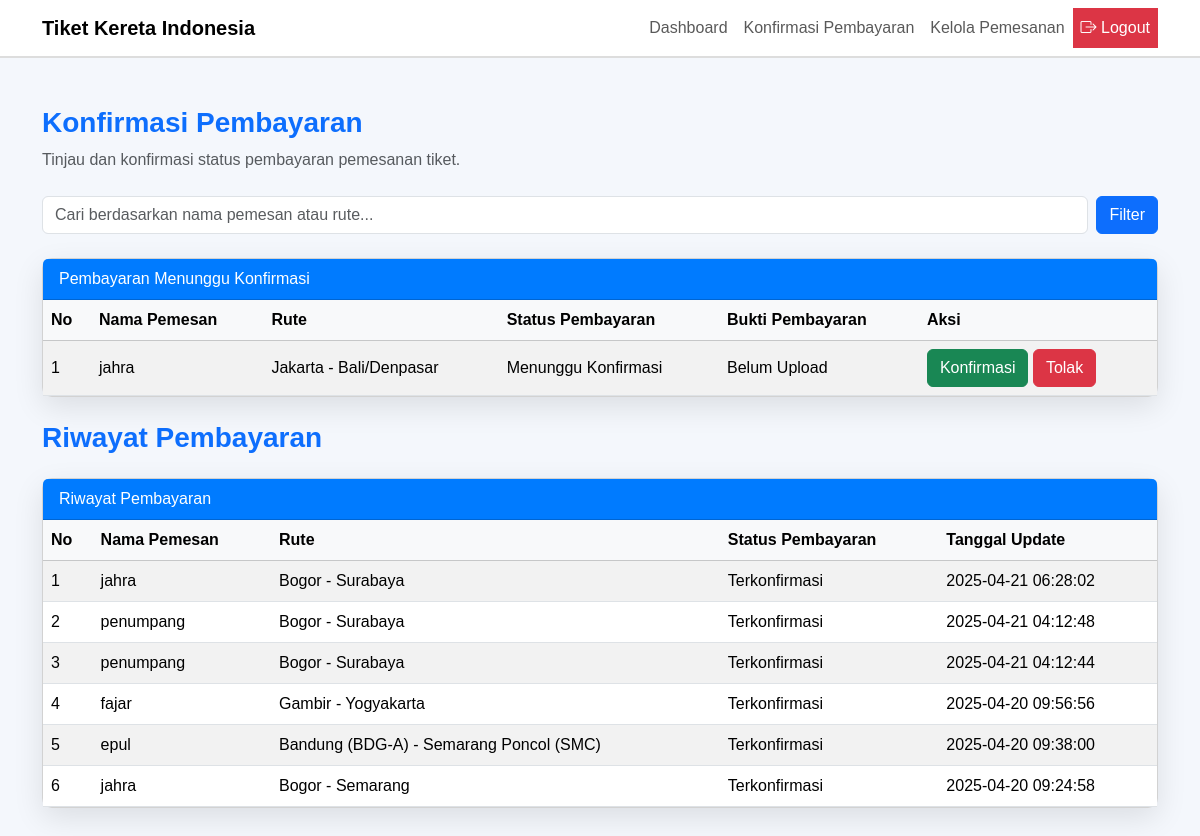
The app's page /konfirmasi_pembayaran.php (signed in) with its own data.
### tables this page shows
CREATE TABLE `pemesanan` (
  `id_pemesanan` int NOT NULL,
  `id_user` int NOT NULL,
  `id_rute` int NOT NULL,
  `tanggal_pemesanan` datetime NOT NULL,
  `status` enum('pending','berhasil','batal') NOT NULL,
  `username` varchar(255) NOT NULL,
  `status_pembayaran` varchar(50) DEFAULT 'Menunggu Konfirmasi',
  `status_pembayaran_lama` varchar(50) DEFAULT NULL,
  `jumlah_tiket` int NOT NULL,
  `bukti_pembayaran` varchar(255) DEFAULT NULL
);

CREATE TABLE `users` (
  `id_user` int NOT NULL,
  `nama` varchar(255) NOT NULL,
  `email` varchar(50) NOT NULL,
  `username` varchar(50) NOT NULL,
  `password` varchar(255) NOT NULL,
  `alamat` text,
  `role` enum('admin','petugas','pemesan') NOT NULL,
  `foto` varchar(255) DEFAULT NULL
);

CREATE TABLE `rute_transportasi` (
  `id_rute` int NOT NULL,
  `id_transportasi` int NOT NULL,
  `asal` varchar(255) NOT NULL,
  `tujuan` varchar(255) NOT NULL,
  `tanggal_keberangkatan` date NOT NULL,
  `waktu_keberangkatan` time NOT NULL,
  `harga` varchar(255) NOT NULL,
  `kelas` enum('Ekonomi','Bisnis','Vip') NOT NULL
);

CREATE TABLE `riwayat_pembayaran` (
  `id_riwayat` int NOT NULL,
  `id_pemesanan` int NOT NULL,
  `status_pembayaran` varchar(50) NOT NULL,
  `tanggal_update` timestamp NULL DEFAULT CURRENT_TIMESTAMP
);

### konfirmasi_pembayaran.php (the view, shortened to what this page needs)
<?php
require 'koneksi.php';
$filter = "";
$queryRiwayat = "SELECT rp.*, p.id_pemesanan, u.username, r.asal, r.tujuan
                 FROM riwayat_pembayaran rp
                 JOIN pemesanan p ON rp.id_pemesanan = p.id_pemesanan
                 JOIN users u ON p.id_user = u.id_user
                 JOIN rute_transportasi r ON p.id_rute = r.id_rute
                 ORDER BY rp.tanggal_update DESC";
$resultRiwayat = mysqli_query($con, $queryRiwayat);
?>
<!DOCTYPE html>
<html lang="id">
<head>
    <link href="https://cdn.jsdelivr.net/npm/bootstrap@5.3.3/dist/css/bootstrap.min.css" rel="stylesheet">
    <link href="https://cdn.jsdelivr.net/npm/bootstrap-icons@1.10.0/font/bootstrap-icons.css" rel="stylesheet">
</head>
<body>
<nav class="navbar navbar-expand-lg navbar-light bg-white">
    <div class="container">
        <a class="navbar-brand" href="#">Tiket Kereta Indonesia</a>
        <div class="collapse navbar-collapse justify-content-end" id="navbarNav">
            <ul class="navbar-nav">
                <li class="nav-item"><a class="nav-link" href="dashboard.php">Dashboard</a></li>
                <li class="nav-item"><a class="nav-link" href="konfirmasi_pembayaran.php">Konfirmasi Pembayaran</a></li>
                <li class="nav-item"><a class="nav-link" href="kelola_pemesanan.php">Kelola Pemesanan</a></li>
                <li class="nav-item"><a class="nav-link btn-danger" href="logout.php"><i class="bi bi-box-arrow-right"></i> Logout</a></li>
            </ul>
        </div>
    </div>
</nav>
<div class="container my-5">
    <div class="mb-4">
        <h3 class="fw-semibold text-primary">Konfirmasi Pembayaran</h3>
        <p class="text-muted">Tinjau dan konfirmasi status pembayaran pemesanan tiket.</p>
    </div>
    <form method="POST" class="mb-4 d-flex">
        <input type="text" name="filter" class="form-control" placeholder="Cari berdasarkan nama pemesan atau rute..." value="<?= htmlspecialchars($filter) ?>">
        <button type="submit" class="btn btn-primary ms-2">Filter</button>
    </form>
    <div class="row g-4 mb-4">
        <div class="col-12">
            <div class="card card-custom">
                <div class="card-header">
                    Pembayaran Menunggu Konfirmasi
                </div>
                <div class="card-body p-0">
                    <div class="table-responsive">
                        <table class="table table-striped mb-0">
                            <thead class="table-light">
                                <tr>
                                    <th>No</th>
                                    <th>Nama Pemesan</th>
                                    <th>Rute</th>
                                    <th>Status Pembayaran</th>
                                    <th>Bukti Pembayaran</th>
                                    <th>Aksi</th>
                                </tr>
                            </thead>
                            <tbody>
                                <?php
                                $query = "SELECT p.*, u.username, u.email, r.asal, r.tujuan
                                          FROM pemesanan p
                                          JOIN users u ON p.id_user = u.id_user
                                          JOIN rute_transportasi r ON p.id_rute = r.id_rute
                                          WHERE p.status_pembayaran = 'Menunggu Konfirmasi'
                                          AND (u.username LIKE '%$filter%' OR r.asal LIKE '%$filter%' OR r.tujuan LIKE '%$filter%')
                                          ORDER BY p.id_pemesanan DESC";
                                $result = mysqli_query($con, $query);
                                $no = 1;
                                if (mysqli_num_rows($result) > 0) {
                                    while ($row = mysqli_fetch_assoc($result)) {
                                        echo "<tr>";
                                        echo "<td>" . $no++ . "</td>";
                                        echo "<td>" . $row['username'] . "</td>";
                                        echo "<td>" . $row['asal'] . " - " . $row['tujuan'] . "</td>";
                                        echo "<td>" . $row['status_pembayaran'] . "</td>";
                                        echo "<td>";
if (!empty($row['bukti_pembayaran'])) {
    echo "<a href='bukti_pembayaran/{$row['bukti_pembayaran']}' target='_blank' class='btn btn-sm btn-info'>Lihat</a>";
} else {
    echo "Belum Upload";
}
echo "</td>";
                                        echo "<td>
                                                <form method='POST'>
                                                    <input type='hidden' name='id_pemesanan' value='" . $row['id_pemesanan'] . "'>
                                                    <button type='submit' name='konfirmasi' value='Terkonfirmasi' class='btn btn-success'>Konfirmasi</button>
                                                    <button type='submit' name='konfirmasi' value='Ditolak' class='btn btn-danger'>Tolak</button>
                                                </form>
                                              </td>";
                                        echo "</tr>";
                                    }
                                } else {
                                    echo "<tr><td colspan='6' class='text-center'>Tidak ada pemesanan menunggu konfirmasi.</td></tr>";
                                }
                                ?>
                            </tbody>
                        </table>
                    </div>
                </div>
            </div>
        </div>
    </div>
    <div class="mb-4">
        <h3 class="fw-semibold text-primary">Riwayat Pembayaran</h3>
    </div>
    <div class="card card-custom">
        <div class="card-header">
            Riwayat Pembayaran
        </div>
        <div class="card-body p-0">
            <div class="table-responsive">
                <table class="table table-striped mb-0">
                    <thead class="table-light">
                        <tr>
                            <th>No</th>
                            <th>Nama Pemesan</th>
                            <th>Rute</th>
                            <th>Status Pembayaran</th>
                            <th>Tanggal Update</th>
                        </tr>
                    </thead>
                    <tbody>
                        <?php
                        if (mysqli_num_rows($resultRiwayat) > 0) {
                            $no = 1;
                            while ($row = mysqli_fetch_assoc($resultRiwayat)) {
                                echo "<tr>";
                                echo "<td>" . $no++ . "</td>";
                                echo "<td>" . $row['username'] . "</td>";
                                echo "<td>" . $row['asal'] . " - " . $row['tujuan'] . "</td>";
                                echo "<td>" . $row['status_pembayaran'] . "</td>";
                                echo "<td>" . $row['tanggal_update'] . "</td>";
                                echo "</tr>";
                            }
                        } else {
                            echo "<tr><td colspan='5' class='text-center'>Tidak ada riwayat pembayaran.</td></tr>";
                        }
                        ?>
                    </tbody>
                </table>
            </div>
        </div>
    </div>
</div>
</body>
</html>

### konfirmasi_pembayaran.php (style rules this page uses)
body { background-color: #f4f7fc; font-family: 'Arial', sans-serif; }
.navbar { border-bottom: 2px solid #ddd; }
.navbar-brand { font-weight: bold; }
.navbar-nav .nav-link { font-weight: 500; }
.card-custom { border-radius: 10px; box-shadow: 0 10px 30px rgba(0, 0, 0, 0.1); }
.card-header { background-color: #007bff; color: #fff; border-radius: 10px 10px 0 0; }
.card-body { padding: 20px; }
.table th, .table td { vertical-align: middle; }
.table-striped tbody tr:nth-of-type(odd) { background-color: #f9f9f9; }
.btn-danger { background-color: #dc3545; color: white; }

### records on screen
pemesanan: id_user.username "jahra", id_rute.asal "Jakarta", id_rute.tujuan "Bali/Denpasar", status_pembayaran "Menunggu Konfirmasi", shows "Belum Upload"
riwayat_pembayaran: users.username "jahra", rute_transportasi.asal "Bogor", rute_transportasi.tujuan "Surabaya", status_pembayaran "Terkonfirmasi", tanggal_update "2025-04-21 06:28:02"
riwayat_pembayaran: users.username "penumpang", rute_transportasi.asal "Bogor", rute_transportasi.tujuan "Surabaya", status_pembayaran "Terkonfirmasi", tanggal_update "2025-04-21 04:12:48"
riwayat_pembayaran: users.username "penumpang", rute_transportasi.asal "Bogor", rute_transportasi.tujuan "Surabaya", status_pembayaran "Terkonfirmasi", tanggal_update "2025-04-21 04:12:44"
riwayat_pembayaran: users.username "fajar", rute_transportasi.asal "Gambir", rute_transportasi.tujuan "Yogyakarta", status_pembayaran "Terkonfirmasi", tanggal_update "2025-04-20 09:56:56"
riwayat_pembayaran: users.username "epul", rute_transportasi.asal "Bandung (BDG-A)", rute_transportasi.tujuan "Semarang Poncol (SMC)", status_pembayaran "Terkonfirmasi", tanggal_update "2025-04-20 09:38:00"
riwayat_pembayaran: users.username "jahra", rute_transportasi.asal "Bogor", rute_transportasi.tujuan "Semarang", status_pembayaran "Terkonfirmasi", tanggal_update "2025-04-20 09:24:58"
